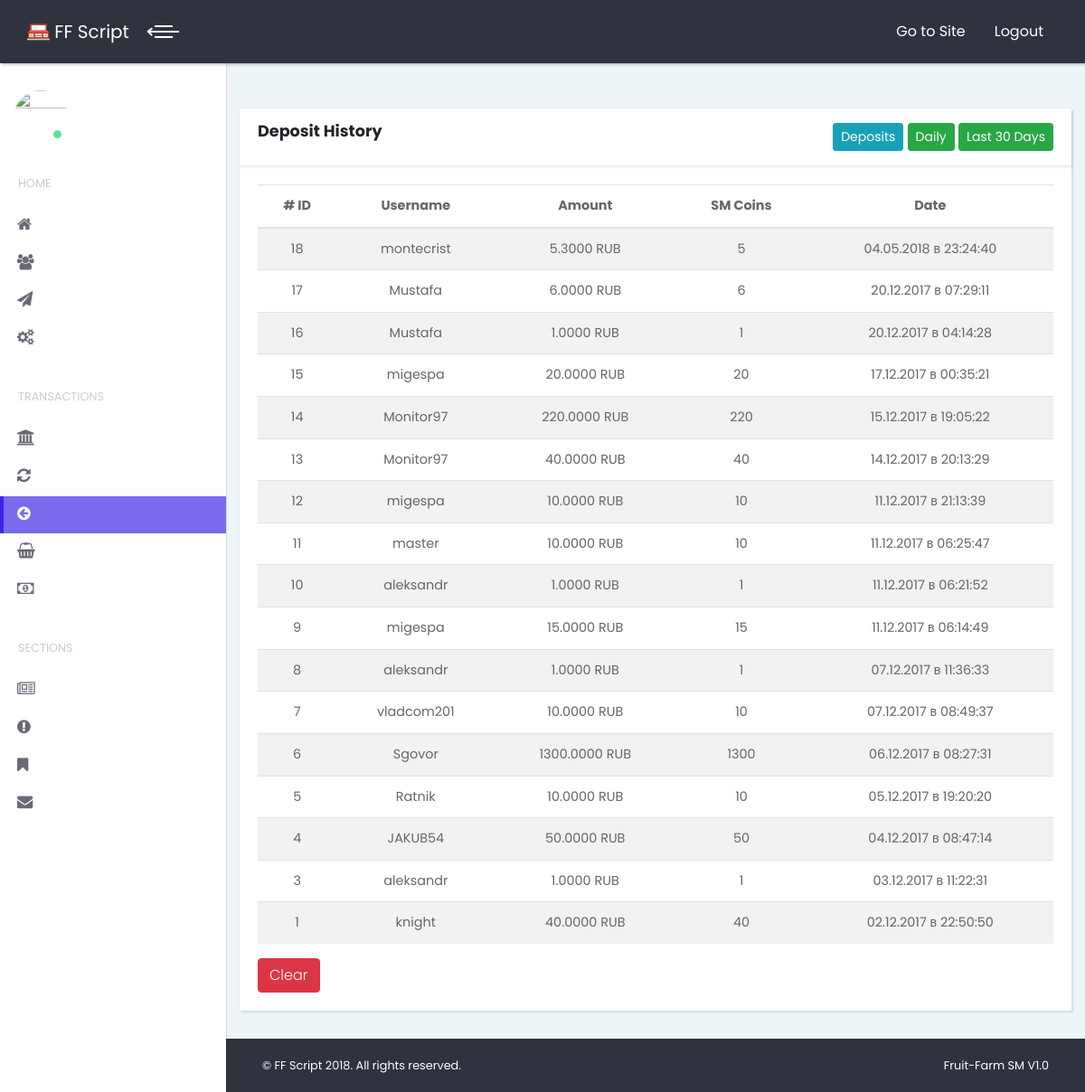
Page /admin/story_insert (signed in) on the committed database.
### tables this page shows
CREATE TABLE `db_insert_money` (
  `id` int(11) NOT NULL,
  `user` varchar(10) NOT NULL,
  `user_id` int(11) NOT NULL DEFAULT '0',
  `money` double NOT NULL DEFAULT '0',
  `serebro` int(11) NOT NULL DEFAULT '0',
  `date_add` int(11) NOT NULL DEFAULT '0',
  `date_del` int(11) NOT NULL DEFAULT '0'
);

### classes/_class.db.php (called while the page is built, shortened)
<?PHP
class Db
{
    private $con = false;
    private $MaxExTime = 0;
    private $LastQuery = false;
    public function query($query, $FreeMemory = false, $write_last = true)
    {
        $TimeA = $this->get_time();
        $xxt_res = mysqli_query($this->con, $query) or $this->GetError(mysqli_error($this->con));
        if($write_last) { $this->LastQuery = $xxt_res;
        }
        $TimeB = $this->get_time() - $TimeA;
        if($TimeB > $this->MaxExTime) {$this->HardQuery = $query; $this->MaxExTime = $TimeB;
        }
        if(!$FreeMemory) {
            return $this->LastQuery;
        }else { return $this->FreeMemory();
        }
    }
    private function Connect($host, $user, $pass, $base)
    {
        $this->con =  @mysqli_connect($host, $user, $pass, $base) or $this->GetError(mysqli_connect_error());
    }
    private function get_time()
    {
        list($seconds, $microSeconds) = explode(' ', microtime());
        return ((float) $seconds + (float) $microSeconds);
    }
    function NumRows()
    {
        return mysqli_num_rows($this->LastQuery);
    }
    function FetchArray()
    {
        return mysqli_fetch_array($this->LastQuery);
    }
}
?>

### admin/pages/_story_insert.php (the view, shortened to what this page needs)
<section class="no-padding-bottom">
    <div class="col-lg-12">
        <div class="card">
            <div class="card-header clearfix">
                <h4 class="pull-left"><?php echo $lang['story_insert']['title']; ?></h4>
                <div class="pull-right">
                    <a href="<?php echo $func->urlAdmin('story_insert');?>" class="btn btn-info btn-sm"><?php echo $lang['story_insert']['_list'];?></a>
                    <a href="<?php echo $func->urlAdmin('story_insert/day');?>" class="btn btn-success btn-sm"><?php echo $lang['story_insert']['_daily'];?></a>
                    <a href="<?php echo $func->urlAdmin('story_insert/month');?>" class="btn btn-success btn-sm"><?php echo $lang['story_insert']['_month'];?></a>
                </div>
            </div>
            <div class="card-body">
            <?PHP
                $db->Query("SELECT * FROM db_insert_money ORDER BY id DESC");
                if($db->NumRows() > 0){
                ?>
                <table class="table table-striped">
                  <thead class="text-center">
                    <th># ID</th>
                    <th><?php echo $lang['common']['username']; ?></th>
                    <th><?php echo $lang['common']['amount']; ?></th>
                    <th><?php echo $config->settings['coins']; ?></th>
                    <th><?php echo $lang['common']['date']; ?></th>
                  </thead>
                <?PHP
                    while($data = $db->FetchArray()){
                ?>
                    <tr class="text-center">
                        <td><?php echo $data["id"]; ?></td>
                        <td><?php echo $data["user"]; ?></td>
                        <td><?php echo $func->priceFormat($data["money"]); ?></td>
                        <td><?php echo $data["serebro"]; ?></td>
                        <td><?php echo date("d.m.Y в H:i:s",$data["date_add"]); ?></td>
                    </tr>
                <?PHP
                    }
                ?>
                </table>
                <form action="" method="post" onSubmit="return confirm('<?php echo $lang['common']['confirmdelete'];?>')">
                    <button type="submit" name="clean" class="btn btn-danger" /><?php echo $lang['btn']['clear']; ?></button>
                </form>
                <?PHP
                }else echo "<div class='alert alert-danger'>{$lang['error_messages']['noresults']}</div>";
                ?>
            </div>
        </div>
    </div>
</section>

### css/style.default.css (style rules this page uses)
body { overflow-x: hidden; }
a, i, span { display: inline-block; text-decoration: none; -webkit-transition: all 0.3s; transition: all 0.3s; }
section { padding: 50px 0; }
table { font-size: 0.9em; color: #666; }
button, input { outline: none !important; }
.card { margin-bottom: 30px; -webkit-box-shadow: 2px 2px 2px rgba(0, 0, 0, 0.1), -1px 0 2px rgba(0, 0, 0, 0.05); box-shadow: 2px 2px 2px rgba(0, 0, 0, 0.1), -1px 0 2px rgba(0, 0, 0, 0.05); }
.card-header { -webkit-box-shadow: 2px 2px 2px rgba(0, 0, 0, 0.05); box-shadow: 2px 2px 2px rgba(0, 0, 0, 0.05); }
.card-header h1, .card-header h2, .card-header h3, .card-header h4, .card-header h5, .card-header h6 { margin-bottom: 0; }
.no-padding-bottom { padding-bottom: 0 !important; }
button, input[type='submit'] { cursor: pointer; font-family: inherit; font-weight: 300 !important; }
.btn { font-weight: 400; border: 1px solid transparent; padding: 0.375rem 0.75rem; font-size: 1rem; line-height: 1.5; border-radius: 0.25rem; -webkit-transition: background-color 0.15s ease-in-out, border-color 0.15s ease-in-out, -webkit-box-shadow 0.15s ease-in-out; transition: background-color 0.15s ease-in-out, border-color 0.15s ease-in-out, -webkit-box-shadow 0.15s ease-in-out; transition: background-color 0.15s ease-in-out, border-color 0.15s ease-in-out, box-shadow 0.15s ease-in-out; transition: background-color 0.15s ease-in-out, border-color 0.15s ease-in-out, box-shadow 0.15s ease-in-out, -webkit-box-shadow 0.15s ease-in-out; }
.btn-success { color: color-yiq(#28a745); background-color: #28a745; border-color: #28a745; }
.btn-info { color: color-yiq(#17a2b8); background-color: #17a2b8; border-color: #17a2b8; }
.btn-danger { color: color-yiq(#dc3545); background-color: #dc3545; border-color: #dc3545; }
.btn-sm { padding: 0.25rem 0.5rem; font-size: 0.875rem; line-height: 1.5; border-radius: 0.2rem; }
body { font-family: "Poppins", sans-serif; font-size: 1rem; font-weight: 400; line-height: 1.5; color: #212529; background-color: #fff; }
a { color: #796AEE; text-decoration: none; }
h1, h2, h3, h4, h5, h6, .h1, .h2, .h3, .h4, .h5, .h6 { margin-bottom: 0.5rem; font-family: inherit; font-weight: 700; line-height: 1.1; color: inherit; }
h4, .h4 { font-size: 1.1rem; }
.card { background-color: #fff; border: 0 solid #eee; border-radius: 0; }
.card-body { padding: 1.25rem; }
.card-header { padding: 1rem 1.25rem; background-color: #fff; border-bottom: 1px solid #eee; }
.card-header:first-child { border-radius: 0 0 0 0; }

### rows in the picture
db_insert_money: id "18", user "montecrist", money "5.3000 RUB", serebro "5", date_add "04.05.2018 в 23:24:40"
db_insert_money: id "17", user "Mustafa", money "6.0000 RUB", serebro "6", date_add "20.12.2017 в 07:29:11"
db_insert_money: id "16", user "Mustafa", money "1.0000 RUB", serebro "1", date_add "20.12.2017 в 04:14:28"
db_insert_money: id "15", user "migespa", money "20.0000 RUB", serebro "20", date_add "17.12.2017 в 00:35:21"
db_insert_money: id "14", user "Monitor97", money "220.0000 RUB", serebro "220", date_add "15.12.2017 в 19:05:22"
db_insert_money: id "13", user "Monitor97", money "40.0000 RUB", serebro "40", date_add "14.12.2017 в 20:13:29"
db_insert_money: id "12", user "migespa", money "10.0000 RUB", serebro "10", date_add "11.12.2017 в 21:13:39"
db_insert_money: id "11", user "master", money "10.0000 RUB", serebro "10", date_add "11.12.2017 в 06:25:47"
db_insert_money: id "10", user "aleksandr", money "1.0000 RUB", serebro "1", date_add "11.12.2017 в 06:21:52"
db_insert_money: id "9", user "migespa", money "15.0000 RUB", serebro "15", date_add "11.12.2017 в 06:14:49"
db_insert_money: id "8", user "aleksandr", money "1.0000 RUB", serebro "1", date_add "07.12.2017 в 11:36:33"
db_insert_money: id "7", user "vladcom201", money "10.0000 RUB", serebro "10", date_add "07.12.2017 в 08:49:37"
db_insert_money: id "6", user "Sgovor", money "1300.0000 RUB", serebro "1300", date_add "06.12.2017 в 08:27:31"
db_insert_money: id "5", user "Ratnik", money "10.0000 RUB", serebro "10", date_add "05.12.2017 в 19:20:20"
db_insert_money: id "4", user "JAKUB54", money "50.0000 RUB", serebro "50", date_add "04.12.2017 в 08:47:14"
db_insert_money: id "3", user "aleksandr", money "1.0000 RUB", serebro "1", date_add "03.12.2017 в 11:22:31"
db_insert_money: id "1", user "knight", money "40.0000 RUB", serebro "40", date_add "02.12.2017 в 22:50:50"

### other values in the picture
$config->settings['sitename'] "FF Script"
$lang['menu_top']['site'] "Go to Site"
$lang['menu_top']['exit'] "Logout"
$lang['menu_left']['_home'] "HOME"
$lang['menu_left']['_transactions'] "TRANSACTIONS"
$lang['menu_left']['_sections'] "SECTIONS"
$lang['story_insert']['title'] "Deposit History"
$lang['story_insert']['_list'] "Deposits"
$lang['story_insert']['_daily'] "Daily"
$lang['story_insert']['_month'] "Last 30 Days"
$lang['common']['username'] "Username"
$lang['common']['amount'] "Amount"
$config->settings['coins'] "SM Coins"
$lang['common']['date'] "Date"
$lang['btn']['clear'] "Clear"
